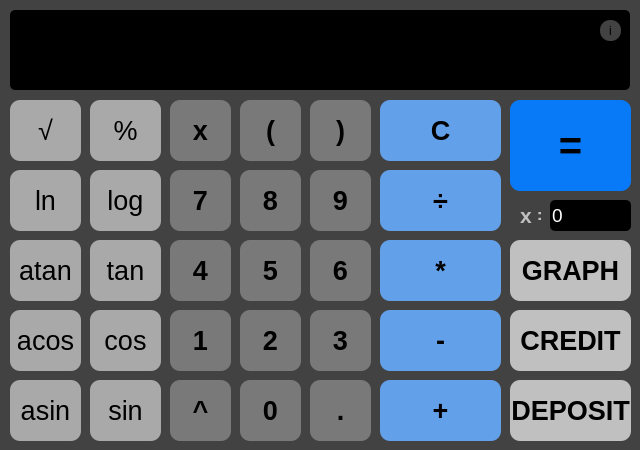
<?xml version="1.0" encoding="UTF-8"?>
<ui version="4.0">
 <class>CalcMain</class>
 <widget class="QMainWindow" name="CalcMain">
  <property name="geometry">
   <rect>
    <x>0</x>
    <y>0</y>
    <width>640</width>
    <height>450</height>
   </rect>
  </property>
  <property name="minimumSize">
   <size>
    <width>640</width>
    <height>450</height>
   </size>
  </property>
  <property name="maximumSize">
   <size>
    <width>640</width>
    <height>450</height>
   </size>
  </property>
  <property name="windowTitle">
   <string>SmartCalc_V2.0</string>
  </property>
  <property name="styleSheet">
   <string notr="true">border-radius:10px;
background-color: rgb(66, 66, 66)</string>
  </property>
  <widget class="QWidget" name="centralwidget">
   <widget class="QLineEdit" name="text_input">
    <property name="geometry">
     <rect>
      <x>10</x>
      <y>10</y>
      <width>620</width>
      <height>40</height>
     </rect>
    </property>
    <property name="font">
     <font>
      <pointsize>22</pointsize>
     </font>
    </property>
    <property name="styleSheet">
     <string notr="true">border-radius:5px;
background-color: rgb(0, 0, 0);
color: rgb(255, 255, 255)</string>
    </property>
    <property name="text">
     <string/>
    </property>
    <property name="maxLength">
     <number>255</number>
    </property>
   </widget>
   <widget class="QPushButton" name="one_Button">
    <property name="geometry">
     <rect>
      <x>170</x>
      <y>310</y>
      <width>61</width>
      <height>61</height>
     </rect>
    </property>
    <property name="font">
     <font>
      <pointsize>20</pointsize>
      <bold>true</bold>
     </font>
    </property>
    <property name="styleSheet">
     <string notr="true">border-radius:10px;
background-color: rgb(121, 121, 121)</string>
    </property>
    <property name="text">
     <string>1</string>
    </property>
    <property name="autoDefault">
     <bool>true</bool>
    </property>
    <property name="default">
     <bool>false</bool>
    </property>
    <property name="flat">
     <bool>false</bool>
    </property>
   </widget>
   <widget class="QPushButton" name="two_Button">
    <property name="geometry">
     <rect>
      <x>240</x>
      <y>310</y>
      <width>61</width>
      <height>61</height>
     </rect>
    </property>
    <property name="font">
     <font>
      <pointsize>20</pointsize>
      <bold>true</bold>
     </font>
    </property>
    <property name="styleSheet">
     <string notr="true">border-radius:10px;
background-color: rgb(121, 121, 121)</string>
    </property>
    <property name="text">
     <string>2</string>
    </property>
    <property name="autoDefault">
     <bool>true</bool>
    </property>
    <property name="default">
     <bool>false</bool>
    </property>
    <property name="flat">
     <bool>false</bool>
    </property>
   </widget>
   <widget class="QPushButton" name="tree_Button">
    <property name="geometry">
     <rect>
      <x>310</x>
      <y>310</y>
      <width>61</width>
      <height>61</height>
     </rect>
    </property>
    <property name="font">
     <font>
      <pointsize>20</pointsize>
      <bold>true</bold>
     </font>
    </property>
    <property name="styleSheet">
     <string notr="true">border-radius:10px;
background-color: rgb(121, 121, 121)</string>
    </property>
    <property name="text">
     <string>3</string>
    </property>
    <property name="autoDefault">
     <bool>true</bool>
    </property>
    <property name="default">
     <bool>false</bool>
    </property>
    <property name="flat">
     <bool>false</bool>
    </property>
   </widget>
   <widget class="QPushButton" name="four_Button">
    <property name="geometry">
     <rect>
      <x>170</x>
      <y>240</y>
      <width>61</width>
      <height>61</height>
     </rect>
    </property>
    <property name="font">
     <font>
      <pointsize>20</pointsize>
      <bold>true</bold>
     </font>
    </property>
    <property name="styleSheet">
     <string notr="true">border-radius:10px;
background-color: rgb(121, 121, 121)</string>
    </property>
    <property name="text">
     <string>4</string>
    </property>
    <property name="autoDefault">
     <bool>true</bool>
    </property>
    <property name="default">
     <bool>false</bool>
    </property>
    <property name="flat">
     <bool>false</bool>
    </property>
   </widget>
   <widget class="QPushButton" name="five_Button">
    <property name="geometry">
     <rect>
      <x>240</x>
      <y>240</y>
      <width>61</width>
      <height>61</height>
     </rect>
    </property>
    <property name="font">
     <font>
      <pointsize>20</pointsize>
      <bold>true</bold>
     </font>
    </property>
    <property name="styleSheet">
     <string notr="true">border-radius:10px;
background-color: rgb(121, 121, 121)</string>
    </property>
    <property name="text">
     <string>5</string>
    </property>
    <property name="autoDefault">
     <bool>true</bool>
    </property>
    <property name="default">
     <bool>false</bool>
    </property>
    <property name="flat">
     <bool>false</bool>
    </property>
   </widget>
   <widget class="QPushButton" name="six_Button">
    <property name="geometry">
     <rect>
      <x>310</x>
      <y>240</y>
      <width>61</width>
      <height>61</height>
     </rect>
    </property>
    <property name="font">
     <font>
      <pointsize>20</pointsize>
      <bold>true</bold>
     </font>
    </property>
    <property name="styleSheet">
     <string notr="true">border-radius:10px;
background-color: rgb(121, 121, 121)</string>
    </property>
    <property name="text">
     <string>6</string>
    </property>
    <property name="autoDefault">
     <bool>true</bool>
    </property>
    <property name="default">
     <bool>false</bool>
    </property>
    <property name="flat">
     <bool>false</bool>
    </property>
   </widget>
   <widget class="QPushButton" name="seven_Button">
    <property name="geometry">
     <rect>
      <x>170</x>
      <y>170</y>
      <width>61</width>
      <height>61</height>
     </rect>
    </property>
    <property name="font">
     <font>
      <pointsize>20</pointsize>
      <bold>true</bold>
     </font>
    </property>
    <property name="styleSheet">
     <string notr="true">border-radius:10px;
background-color: rgb(121, 121, 121)</string>
    </property>
    <property name="text">
     <string>7</string>
    </property>
    <property name="autoDefault">
     <bool>true</bool>
    </property>
    <property name="default">
     <bool>false</bool>
    </property>
    <property name="flat">
     <bool>false</bool>
    </property>
   </widget>
   <widget class="QPushButton" name="eight_Button">
    <property name="geometry">
     <rect>
      <x>240</x>
      <y>170</y>
      <width>61</width>
      <height>61</height>
     </rect>
    </property>
    <property name="font">
     <font>
      <pointsize>20</pointsize>
      <bold>true</bold>
     </font>
    </property>
    <property name="styleSheet">
     <string notr="true">border-radius:10px;
background-color: rgb(121, 121, 121)</string>
    </property>
    <property name="text">
     <string>8</string>
    </property>
    <property name="autoDefault">
     <bool>true</bool>
    </property>
    <property name="default">
     <bool>false</bool>
    </property>
    <property name="flat">
     <bool>false</bool>
    </property>
   </widget>
   <widget class="QPushButton" name="nine_Button">
    <property name="geometry">
     <rect>
      <x>310</x>
      <y>170</y>
      <width>61</width>
      <height>61</height>
     </rect>
    </property>
    <property name="font">
     <font>
      <pointsize>20</pointsize>
      <bold>true</bold>
     </font>
    </property>
    <property name="styleSheet">
     <string notr="true">border-radius:10px;
background-color: rgb(121, 121, 121)</string>
    </property>
    <property name="text">
     <string>9</string>
    </property>
    <property name="autoDefault">
     <bool>true</bool>
    </property>
    <property name="default">
     <bool>false</bool>
    </property>
    <property name="flat">
     <bool>false</bool>
    </property>
   </widget>
   <widget class="QPushButton" name="close_br_Button">
    <property name="geometry">
     <rect>
      <x>310</x>
      <y>100</y>
      <width>61</width>
      <height>61</height>
     </rect>
    </property>
    <property name="font">
     <font>
      <pointsize>20</pointsize>
      <bold>true</bold>
     </font>
    </property>
    <property name="styleSheet">
     <string notr="true">border-radius:10px;
background-color: rgb(121, 121, 121)</string>
    </property>
    <property name="text">
     <string>)</string>
    </property>
    <property name="autoDefault">
     <bool>true</bool>
    </property>
    <property name="default">
     <bool>false</bool>
    </property>
    <property name="flat">
     <bool>false</bool>
    </property>
   </widget>
   <widget class="QPushButton" name="open_br_Button">
    <property name="geometry">
     <rect>
      <x>240</x>
      <y>100</y>
      <width>61</width>
      <height>61</height>
     </rect>
    </property>
    <property name="font">
     <font>
      <pointsize>20</pointsize>
      <bold>true</bold>
     </font>
    </property>
    <property name="styleSheet">
     <string notr="true">border-radius:10px;
background-color: rgb(121, 121, 121)</string>
    </property>
    <property name="text">
     <string>(</string>
    </property>
    <property name="autoDefault">
     <bool>true</bool>
    </property>
    <property name="default">
     <bool>false</bool>
    </property>
    <property name="flat">
     <bool>false</bool>
    </property>
   </widget>
   <widget class="QPushButton" name="x_Button">
    <property name="geometry">
     <rect>
      <x>170</x>
      <y>100</y>
      <width>61</width>
      <height>61</height>
     </rect>
    </property>
    <property name="font">
     <font>
      <pointsize>20</pointsize>
      <bold>true</bold>
     </font>
    </property>
    <property name="styleSheet">
     <string notr="true">border-radius:10px;
background-color: rgb(121, 121, 121)</string>
    </property>
    <property name="text">
     <string>x</string>
    </property>
    <property name="autoDefault">
     <bool>true</bool>
    </property>
    <property name="default">
     <bool>false</bool>
    </property>
    <property name="flat">
     <bool>false</bool>
    </property>
   </widget>
   <widget class="QPushButton" name="exp_Button">
    <property name="geometry">
     <rect>
      <x>170</x>
      <y>380</y>
      <width>61</width>
      <height>61</height>
     </rect>
    </property>
    <property name="font">
     <font>
      <pointsize>20</pointsize>
      <bold>true</bold>
     </font>
    </property>
    <property name="styleSheet">
     <string notr="true">border-radius:10px;
background-color: rgb(121, 121, 121)</string>
    </property>
    <property name="text">
     <string>^</string>
    </property>
    <property name="autoDefault">
     <bool>true</bool>
    </property>
    <property name="default">
     <bool>false</bool>
    </property>
    <property name="flat">
     <bool>false</bool>
    </property>
   </widget>
   <widget class="QPushButton" name="zero_Button">
    <property name="geometry">
     <rect>
      <x>240</x>
      <y>380</y>
      <width>61</width>
      <height>61</height>
     </rect>
    </property>
    <property name="font">
     <font>
      <pointsize>20</pointsize>
      <bold>true</bold>
     </font>
    </property>
    <property name="styleSheet">
     <string notr="true">border-radius:10px;
background-color: rgb(121, 121, 121)</string>
    </property>
    <property name="text">
     <string>0</string>
    </property>
    <property name="autoDefault">
     <bool>true</bool>
    </property>
    <property name="default">
     <bool>false</bool>
    </property>
    <property name="flat">
     <bool>false</bool>
    </property>
   </widget>
   <widget class="QPushButton" name="dot_Button">
    <property name="geometry">
     <rect>
      <x>310</x>
      <y>380</y>
      <width>61</width>
      <height>61</height>
     </rect>
    </property>
    <property name="font">
     <font>
      <pointsize>20</pointsize>
      <bold>true</bold>
     </font>
    </property>
    <property name="styleSheet">
     <string notr="true">border-radius:10px;
background-color: rgb(121, 121, 121)</string>
    </property>
    <property name="text">
     <string>.</string>
    </property>
    <property name="autoDefault">
     <bool>true</bool>
    </property>
    <property name="default">
     <bool>false</bool>
    </property>
    <property name="flat">
     <bool>false</bool>
    </property>
   </widget>
   <widget class="QPushButton" name="clear_Button">
    <property name="geometry">
     <rect>
      <x>380</x>
      <y>100</y>
      <width>121</width>
      <height>61</height>
     </rect>
    </property>
    <property name="font">
     <font>
      <pointsize>20</pointsize>
      <bold>true</bold>
     </font>
    </property>
    <property name="styleSheet">
     <string notr="true">border-radius:10px;
background-color: rgb(98, 160, 234);
color: rgb(0, 0, 0)</string>
    </property>
    <property name="text">
     <string>C</string>
    </property>
    <property name="autoDefault">
     <bool>true</bool>
    </property>
    <property name="default">
     <bool>false</bool>
    </property>
    <property name="flat">
     <bool>false</bool>
    </property>
   </widget>
   <widget class="QPushButton" name="divide_Button">
    <property name="geometry">
     <rect>
      <x>380</x>
      <y>170</y>
      <width>121</width>
      <height>61</height>
     </rect>
    </property>
    <property name="font">
     <font>
      <pointsize>20</pointsize>
      <bold>true</bold>
     </font>
    </property>
    <property name="styleSheet">
     <string notr="true">border-radius:10px;
background-color: rgb(98, 160, 234);
color: rgb(0, 0, 0)</string>
    </property>
    <property name="text">
     <string>÷</string>
    </property>
    <property name="autoDefault">
     <bool>true</bool>
    </property>
    <property name="default">
     <bool>false</bool>
    </property>
    <property name="flat">
     <bool>false</bool>
    </property>
   </widget>
   <widget class="QPushButton" name="mult_Button">
    <property name="geometry">
     <rect>
      <x>380</x>
      <y>240</y>
      <width>121</width>
      <height>61</height>
     </rect>
    </property>
    <property name="font">
     <font>
      <pointsize>20</pointsize>
      <bold>true</bold>
     </font>
    </property>
    <property name="styleSheet">
     <string notr="true">border-radius:10px;
background-color: rgb(98, 160, 234);
color: rgb(0, 0, 0)</string>
    </property>
    <property name="text">
     <string>*</string>
    </property>
    <property name="autoDefault">
     <bool>true</bool>
    </property>
    <property name="default">
     <bool>false</bool>
    </property>
    <property name="flat">
     <bool>false</bool>
    </property>
   </widget>
   <widget class="QPushButton" name="minus_Button">
    <property name="geometry">
     <rect>
      <x>380</x>
      <y>310</y>
      <width>121</width>
      <height>61</height>
     </rect>
    </property>
    <property name="font">
     <font>
      <pointsize>20</pointsize>
      <bold>true</bold>
     </font>
    </property>
    <property name="styleSheet">
     <string notr="true">border-radius:10px;
background-color: rgb(98, 160, 234);
color: rgb(0, 0, 0)</string>
    </property>
    <property name="text">
     <string>-</string>
    </property>
    <property name="autoDefault">
     <bool>true</bool>
    </property>
    <property name="default">
     <bool>false</bool>
    </property>
    <property name="flat">
     <bool>false</bool>
    </property>
   </widget>
   <widget class="QPushButton" name="plus_Button">
    <property name="geometry">
     <rect>
      <x>380</x>
      <y>380</y>
      <width>121</width>
      <height>61</height>
     </rect>
    </property>
    <property name="font">
     <font>
      <pointsize>20</pointsize>
      <bold>true</bold>
     </font>
    </property>
    <property name="styleSheet">
     <string notr="true">border-radius:10px;
background-color: rgb(98, 160, 234);
color: rgb(0, 0, 0)</string>
    </property>
    <property name="text">
     <string>+</string>
    </property>
    <property name="autoDefault">
     <bool>true</bool>
    </property>
    <property name="default">
     <bool>false</bool>
    </property>
    <property name="flat">
     <bool>false</bool>
    </property>
   </widget>
   <widget class="QPushButton" name="equal_Button">
    <property name="geometry">
     <rect>
      <x>510</x>
      <y>100</y>
      <width>121</width>
      <height>91</height>
     </rect>
    </property>
    <property name="font">
     <font>
      <pointsize>30</pointsize>
      <bold>true</bold>
     </font>
    </property>
    <property name="styleSheet">
     <string notr="true">border-radius:10px;
background-color: rgb(9, 122, 247)</string>
    </property>
    <property name="text">
     <string>=</string>
    </property>
    <property name="autoDefault">
     <bool>true</bool>
    </property>
    <property name="default">
     <bool>false</bool>
    </property>
    <property name="flat">
     <bool>false</bool>
    </property>
   </widget>
   <widget class="QPushButton" name="sqrt_Button">
    <property name="geometry">
     <rect>
      <x>10</x>
      <y>100</y>
      <width>71</width>
      <height>61</height>
     </rect>
    </property>
    <property name="font">
     <font>
      <pointsize>20</pointsize>
     </font>
    </property>
    <property name="styleSheet">
     <string notr="true">border-radius:10px;
background-color: rgb(169, 169, 169);
color: rgb(0, 0, 0)</string>
    </property>
    <property name="text">
     <string>√</string>
    </property>
    <property name="autoDefault">
     <bool>true</bool>
    </property>
    <property name="default">
     <bool>false</bool>
    </property>
    <property name="flat">
     <bool>false</bool>
    </property>
   </widget>
   <widget class="QPushButton" name="mod_Button">
    <property name="geometry">
     <rect>
      <x>90</x>
      <y>100</y>
      <width>71</width>
      <height>61</height>
     </rect>
    </property>
    <property name="font">
     <font>
      <pointsize>20</pointsize>
     </font>
    </property>
    <property name="styleSheet">
     <string notr="true">border-radius:10px;
background-color: rgb(169, 169, 169);
color: rgb(0, 0, 0)</string>
    </property>
    <property name="text">
     <string>%</string>
    </property>
    <property name="autoDefault">
     <bool>true</bool>
    </property>
    <property name="default">
     <bool>false</bool>
    </property>
    <property name="flat">
     <bool>false</bool>
    </property>
   </widget>
   <widget class="QPushButton" name="ln_Button">
    <property name="geometry">
     <rect>
      <x>10</x>
      <y>170</y>
      <width>71</width>
      <height>61</height>
     </rect>
    </property>
    <property name="font">
     <font>
      <pointsize>20</pointsize>
     </font>
    </property>
    <property name="styleSheet">
     <string notr="true">border-radius:10px;
background-color: rgb(169, 169, 169);
color: rgb(0, 0, 0)</string>
    </property>
    <property name="text">
     <string>ln</string>
    </property>
    <property name="autoDefault">
     <bool>true</bool>
    </property>
    <property name="default">
     <bool>false</bool>
    </property>
    <property name="flat">
     <bool>false</bool>
    </property>
   </widget>
   <widget class="QPushButton" name="log_Button">
    <property name="geometry">
     <rect>
      <x>90</x>
      <y>170</y>
      <width>71</width>
      <height>61</height>
     </rect>
    </property>
    <property name="font">
     <font>
      <pointsize>20</pointsize>
     </font>
    </property>
    <property name="styleSheet">
     <string notr="true">border-radius:10px;
background-color: rgb(169, 169, 169);
color: rgb(0, 0, 0)</string>
    </property>
    <property name="text">
     <string>log</string>
    </property>
    <property name="autoDefault">
     <bool>true</bool>
    </property>
    <property name="default">
     <bool>false</bool>
    </property>
    <property name="flat">
     <bool>false</bool>
    </property>
   </widget>
   <widget class="QPushButton" name="atan_Button">
    <property name="geometry">
     <rect>
      <x>10</x>
      <y>240</y>
      <width>71</width>
      <height>61</height>
     </rect>
    </property>
    <property name="font">
     <font>
      <pointsize>20</pointsize>
     </font>
    </property>
    <property name="styleSheet">
     <string notr="true">border-radius:10px;
background-color: rgb(169, 169, 169);
color: rgb(0, 0, 0)</string>
    </property>
    <property name="text">
     <string>atan</string>
    </property>
    <property name="autoDefault">
     <bool>true</bool>
    </property>
    <property name="default">
     <bool>false</bool>
    </property>
    <property name="flat">
     <bool>false</bool>
    </property>
   </widget>
   <widget class="QPushButton" name="tan_Button">
    <property name="geometry">
     <rect>
      <x>90</x>
      <y>240</y>
      <width>71</width>
      <height>61</height>
     </rect>
    </property>
    <property name="font">
     <font>
      <pointsize>20</pointsize>
     </font>
    </property>
    <property name="styleSheet">
     <string notr="true">border-radius:10px;
background-color: rgb(169, 169, 169);
color: rgb(0, 0, 0)</string>
    </property>
    <property name="text">
     <string>tan</string>
    </property>
    <property name="autoDefault">
     <bool>true</bool>
    </property>
    <property name="default">
     <bool>false</bool>
    </property>
    <property name="flat">
     <bool>false</bool>
    </property>
   </widget>
   <widget class="QPushButton" name="acos_Button">
    <property name="geometry">
     <rect>
      <x>10</x>
      <y>310</y>
      <width>71</width>
      <height>61</height>
     </rect>
    </property>
    <property name="font">
     <font>
      <pointsize>20</pointsize>
     </font>
    </property>
    <property name="styleSheet">
     <string notr="true">border-radius:10px;
background-color: rgb(169, 169, 169);
color: rgb(0, 0, 0)</string>
    </property>
    <property name="text">
     <string>acos</string>
    </property>
    <property name="autoDefault">
     <bool>true</bool>
    </property>
    <property name="default">
     <bool>false</bool>
    </property>
    <property name="flat">
     <bool>false</bool>
    </property>
   </widget>
   <widget class="QPushButton" name="cos_Button">
    <property name="geometry">
     <rect>
      <x>90</x>
      <y>310</y>
      <width>71</width>
      <height>61</height>
     </rect>
    </property>
    <property name="font">
     <font>
      <pointsize>20</pointsize>
     </font>
    </property>
    <property name="styleSheet">
     <string notr="true">border-radius:10px;
background-color: rgb(169, 169, 169);
color: rgb(0, 0, 0)</string>
    </property>
    <property name="text">
     <string>cos</string>
    </property>
    <property name="autoDefault">
     <bool>true</bool>
    </property>
    <property name="default">
     <bool>false</bool>
    </property>
    <property name="flat">
     <bool>false</bool>
    </property>
   </widget>
   <widget class="QPushButton" name="asin_Button">
    <property name="geometry">
     <rect>
      <x>10</x>
      <y>380</y>
      <width>71</width>
      <height>61</height>
     </rect>
    </property>
    <property name="font">
     <font>
      <pointsize>20</pointsize>
     </font>
    </property>
    <property name="styleSheet">
     <string notr="true">border-radius:10px;
background-color: rgb(169, 169, 169);
color: rgb(0, 0, 0)</string>
    </property>
    <property name="text">
     <string>asin</string>
    </property>
    <property name="autoDefault">
     <bool>true</bool>
    </property>
    <property name="default">
     <bool>false</bool>
    </property>
    <property name="flat">
     <bool>false</bool>
    </property>
   </widget>
   <widget class="QPushButton" name="sin_Button">
    <property name="geometry">
     <rect>
      <x>90</x>
      <y>380</y>
      <width>71</width>
      <height>61</height>
     </rect>
    </property>
    <property name="font">
     <font>
      <pointsize>20</pointsize>
     </font>
    </property>
    <property name="styleSheet">
     <string notr="true">border-radius:10px;
background-color: rgb(169, 169, 169);
color: rgb(0, 0, 0)</string>
    </property>
    <property name="text">
     <string>sin</string>
    </property>
    <property name="autoDefault">
     <bool>true</bool>
    </property>
    <property name="default">
     <bool>false</bool>
    </property>
    <property name="flat">
     <bool>false</bool>
    </property>
   </widget>
   <widget class="QPushButton" name="graph_Button">
    <property name="geometry">
     <rect>
      <x>510</x>
      <y>240</y>
      <width>121</width>
      <height>61</height>
     </rect>
    </property>
    <property name="font">
     <font>
      <pointsize>20</pointsize>
      <bold>true</bold>
     </font>
    </property>
    <property name="toolTip">
     <string>&lt;html&gt;&lt;head/&gt;&lt;body&gt;&lt;p align=&quot;center&quot;&gt;&lt;span style=&quot; font-size:13pt;&quot;&gt;Окно отрисовки графиков&lt;/span&gt;&lt;/p&gt;&lt;/body&gt;&lt;/html&gt;</string>
    </property>
    <property name="whatsThis">
     <string>&lt;html&gt;&lt;head/&gt;&lt;body&gt;&lt;p&gt;&lt;br/&gt;&lt;/p&gt;&lt;/body&gt;&lt;/html&gt;</string>
    </property>
    <property name="styleSheet">
     <string notr="true">border-radius:10px;
background-color: rgb(192, 192, 192);
color: rgb(0, 0, 0)</string>
    </property>
    <property name="text">
     <string>GRAPH</string>
    </property>
    <property name="icon">
     <iconset theme="call-start">
      <normaloff>.</normaloff>.</iconset>
    </property>
    <property name="autoDefault">
     <bool>true</bool>
    </property>
    <property name="default">
     <bool>false</bool>
    </property>
    <property name="flat">
     <bool>false</bool>
    </property>
   </widget>
   <widget class="QLabel" name="result">
    <property name="geometry">
     <rect>
      <x>10</x>
      <y>50</y>
      <width>620</width>
      <height>40</height>
     </rect>
    </property>
    <property name="font">
     <font>
      <pointsize>22</pointsize>
     </font>
    </property>
    <property name="styleSheet">
     <string notr="true">border-radius:5px;
background-color: rgb(0, 0, 0);
color: rgb(255, 255, 255)</string>
    </property>
    <property name="text">
     <string/>
    </property>
   </widget>
   <widget class="QLabel" name="x_label">
    <property name="geometry">
     <rect>
      <x>520</x>
      <y>200</y>
      <width>21</width>
      <height>31</height>
     </rect>
    </property>
    <property name="font">
     <font>
      <pointsize>16</pointsize>
      <bold>true</bold>
     </font>
    </property>
    <property name="styleSheet">
     <string notr="true">color: rgb(192, 192, 192)</string>
    </property>
    <property name="text">
     <string>x =</string>
    </property>
   </widget>
   <widget class="QLineEdit" name="x_input">
    <property name="geometry">
     <rect>
      <x>550</x>
      <y>200</y>
      <width>81</width>
      <height>31</height>
     </rect>
    </property>
    <property name="font">
     <font>
      <pointsize>14</pointsize>
     </font>
    </property>
    <property name="whatsThis">
     <string>&lt;html&gt;&lt;head/&gt;&lt;body&gt;&lt;p align=&quot;center&quot;&gt;Поле ввода Х для функции&lt;/p&gt;&lt;/body&gt;&lt;/html&gt;</string>
    </property>
    <property name="styleSheet">
     <string notr="true">border-radius:5px;
background-color: rgb(0, 0, 0);
color: rgb(255, 255, 255)</string>
    </property>
    <property name="text">
     <string>0</string>
    </property>
    <property name="maxLength">
     <number>255</number>
    </property>
   </widget>
   <widget class="QPushButton" name="credit_Button">
    <property name="geometry">
     <rect>
      <x>510</x>
      <y>310</y>
      <width>121</width>
      <height>61</height>
     </rect>
    </property>
    <property name="font">
     <font>
      <pointsize>20</pointsize>
      <bold>true</bold>
     </font>
    </property>
    <property name="toolTip">
     <string>&lt;html&gt;&lt;head/&gt;&lt;body&gt;&lt;p align=&quot;center&quot;&gt;&lt;span style=&quot; font-size:13pt;&quot;&gt;Окно кредитного калькулятора&lt;/span&gt;&lt;/p&gt;&lt;/body&gt;&lt;/html&gt;</string>
    </property>
    <property name="whatsThis">
     <string>&lt;html&gt;&lt;head/&gt;&lt;body&gt;&lt;p&gt;&lt;br/&gt;&lt;/p&gt;&lt;/body&gt;&lt;/html&gt;</string>
    </property>
    <property name="styleSheet">
     <string notr="true">border-radius:10px;
background-color: rgb(192, 192, 192);
color: rgb(0, 0, 0)</string>
    </property>
    <property name="text">
     <string>CREDIT</string>
    </property>
    <property name="icon">
     <iconset theme="call-start">
      <normaloff>.</normaloff>.</iconset>
    </property>
    <property name="autoDefault">
     <bool>true</bool>
    </property>
    <property name="default">
     <bool>false</bool>
    </property>
    <property name="flat">
     <bool>false</bool>
    </property>
   </widget>
   <widget class="QLabel" name="malevich">
    <property name="geometry">
     <rect>
      <x>10</x>
      <y>30</y>
      <width>620</width>
      <height>40</height>
     </rect>
    </property>
    <property name="styleSheet">
     <string notr="true">background-color: rgb(0, 0, 0)</string>
    </property>
    <property name="text">
     <string/>
    </property>
   </widget>
   <widget class="QPushButton" name="deposit_Button">
    <property name="geometry">
     <rect>
      <x>510</x>
      <y>380</y>
      <width>121</width>
      <height>61</height>
     </rect>
    </property>
    <property name="font">
     <font>
      <pointsize>20</pointsize>
      <bold>true</bold>
     </font>
    </property>
    <property name="toolTip">
     <string>&lt;html&gt;&lt;head/&gt;&lt;body&gt;&lt;p align=&quot;center&quot;&gt;&lt;span style=&quot; font-size:13pt;&quot;&gt;Окно депозитного калькулятора&lt;/span&gt;&lt;/p&gt;&lt;/body&gt;&lt;/html&gt;</string>
    </property>
    <property name="whatsThis">
     <string>&lt;html&gt;&lt;head/&gt;&lt;body&gt;&lt;p&gt;&lt;br/&gt;&lt;/p&gt;&lt;/body&gt;&lt;/html&gt;</string>
    </property>
    <property name="styleSheet">
     <string notr="true">border-radius:10px;
background-color: rgb(192, 192, 192);
color: rgb(0, 0, 0)</string>
    </property>
    <property name="text">
     <string>DEPOSIT</string>
    </property>
    <property name="icon">
     <iconset theme="call-start">
      <normaloff>.</normaloff>.</iconset>
    </property>
    <property name="autoDefault">
     <bool>true</bool>
    </property>
    <property name="default">
     <bool>false</bool>
    </property>
    <property name="flat">
     <bool>false</bool>
    </property>
   </widget>
   <widget class="QPushButton" name="info_Button">
    <property name="geometry">
     <rect>
      <x>600</x>
      <y>20</y>
      <width>21</width>
      <height>21</height>
     </rect>
    </property>
    <property name="toolTip">
     <string>&lt;html&gt;&lt;head/&gt;&lt;body&gt;&lt;p align=&quot;center&quot;&gt;SmartCalc_v2.0&lt;/p&gt;&lt;p align=&quot;center&quot;&gt;Sber School 21&lt;/p&gt;&lt;p align=&quot;center&quot;&gt;by Knapptan&lt;/p&gt;&lt;/body&gt;&lt;/html&gt;</string>
    </property>
    <property name="whatsThis">
     <string>&lt;html&gt;&lt;head/&gt;&lt;body&gt;&lt;p&gt;&lt;br/&gt;&lt;/p&gt;&lt;/body&gt;&lt;/html&gt;</string>
    </property>
    <property name="text">
     <string>i</string>
    </property>
   </widget>
   <zorder>malevich</zorder>
   <zorder>text_input</zorder>
   <zorder>one_Button</zorder>
   <zorder>two_Button</zorder>
   <zorder>tree_Button</zorder>
   <zorder>four_Button</zorder>
   <zorder>five_Button</zorder>
   <zorder>six_Button</zorder>
   <zorder>seven_Button</zorder>
   <zorder>eight_Button</zorder>
   <zorder>nine_Button</zorder>
   <zorder>close_br_Button</zorder>
   <zorder>open_br_Button</zorder>
   <zorder>x_Button</zorder>
   <zorder>exp_Button</zorder>
   <zorder>zero_Button</zorder>
   <zorder>dot_Button</zorder>
   <zorder>clear_Button</zorder>
   <zorder>divide_Button</zorder>
   <zorder>mult_Button</zorder>
   <zorder>minus_Button</zorder>
   <zorder>plus_Button</zorder>
   <zorder>equal_Button</zorder>
   <zorder>sqrt_Button</zorder>
   <zorder>mod_Button</zorder>
   <zorder>ln_Button</zorder>
   <zorder>log_Button</zorder>
   <zorder>atan_Button</zorder>
   <zorder>tan_Button</zorder>
   <zorder>acos_Button</zorder>
   <zorder>cos_Button</zorder>
   <zorder>asin_Button</zorder>
   <zorder>sin_Button</zorder>
   <zorder>graph_Button</zorder>
   <zorder>result</zorder>
   <zorder>x_label</zorder>
   <zorder>x_input</zorder>
   <zorder>credit_Button</zorder>
   <zorder>deposit_Button</zorder>
   <zorder>info_Button</zorder>
  </widget>
 </widget>
 <resources/>
 <connections/>
</ui>
